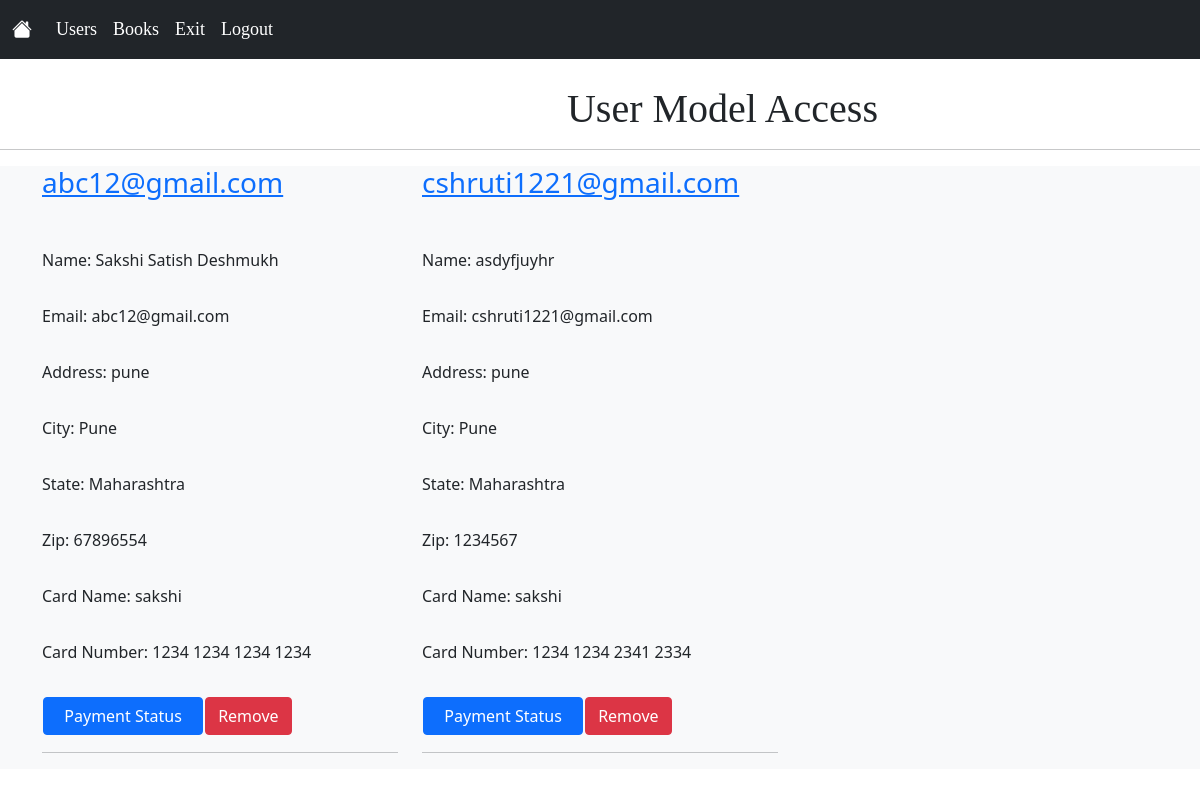
Page /user_pg/ on the committed database.
### App1/models.py (models this page shows, shortened)
class Purchase(models.Model):
    name=models.TextField()
    email=models.EmailField(max_length=254)
    address=models.TextField()
    city=models.TextField()
    state=models.TextField()
    zip=models.TextField()
    cardName=models.TextField()
    cardNum=models.TextField()

### App1/views.py (the view)
# urls.py: path('user_pg/', views.user_pg, name="user_pg"),
def user_pg(request):
    book_obj=Purchase.objects.all()
    params={"book_obj":book_obj}
    return render(request,"user_pg.html",params)

### templates/user_pg.html (shortened to what this page needs)
{% include 'admin_navbar.html' %}
{% block body %}
<nav class="navbar navbar-expand-lg navbar-dark bg-dark " id="nav">
    <div class="container-fluid">
      <a class="navbar-brand" href="{% url 'admin_homepg' %}"><i class="bi bi-house-fill"></i></a>
            <div class="collapse navbar-collapse" id="navbarSupportedContent">
              <ul class="navbar-nav me-auto mb-2 mb-lg-0">
                <li class="nav-item">
                  <a class="nav-link active" aria-current="page" href="{% url 'user_pg' %}">Users</a>
                </li>
                <li class="nav-item">
                  <a class="nav-link active" aria-current="page" href="{% url 'admin_homepg' %}">Books</a>
                </li>
                <li class="nav-item">
                  <a class="nav-link active" aria-current="page" href="{% url 'admin_login' %}">Exit</a>
                </li>
                <li class="nav-item">
                  <a class="nav-link active" href="{% url 'logout' %}">Logout</a>
                </li>
              </ul>
            </div>
          </div>
        </nav>
<section>
    <h1 style="margin-left: 15cm;"><span style="font-family: 'Times New Roman', Times, serif;">User Model Access</span></h1><hr>
		<section class="ftco-section bg-light">
    	<div class="container">
    		<div class="row">
				{% for i in book_obj %}
    			<div class="col-md-4">
    				<div class="card-wrap rounded ">
    					<div class="text">
    						<h3 class="mb-0"><a href="" name="email">{{i.email}}</a></h3><br><br>
                <div class="d-flex mb-3">
                  <p class="price ml-auto" name="name">Name: {{i.name}}</p>
                </div>
                <div class="d-flex mb-3">
                  <p class="price ml-auto" name="email">Email: {{i.email}}</p>
                </div>
                <div class="d-flex mb-3">
                  <p class="price ml-auto" name="address">Address: {{i.address}}</p>
                </div>
                <div class="d-flex mb-3">
                  <p class="price ml-auto"name="city">City: {{i.city}}</p>
                </div>
    						<div class="d-flex mb-3">
	    						<p class="price ml-auto" name="state">State: {{i.state}}</p>
                </div>
                <div class="d-flex mb-3">
                  <p class="price ml-auto" name="zip">Zip: {{i.zip}}</p>
                </div>
                <div class="d-flex mb-3">
                  <p class="price ml-auto" name="cardName">Card Name: {{i.cardName}}</p>
                </div>
                <div class="d-flex mb-3">
                  <p class="price ml-auto" name="cardNum">Card Number: {{i.cardNum}}</p>
                </div>
    					</div>
    				</div>
            <table>
              <tr>
                <td>
                  <form action = "{% url 'update_user' i.id %}" method="get">
                    <input class="btn btn-primary" type="submit" value="  Payment Status  ">
                    </form>
                  </td>
                <td>
                  <form action = "{% url 'delete_user' i.id %}" method="post">
                    <input class="btn btn-danger" onclick="return confirm('Are you sure you want to remove {{i.name}}?')" type="submit" value="Remove">
                    </form>
                  </td>
                  </tr>
                </table>
                <hr>
              </div>
				{% endfor %}
</section>
{% endblock body %}

### templates/admin_navbar.html (style rules this page uses)
#nav { font-family:'Times New Roman', Times, serif; font-size: large; color: #edf1f5; }

### rows in the picture
Purchase: email "abc12@gmail.com", name "Sakshi Satish Deshmukh", address "pune", city "Pune", state "Maharashtra", zip "67896554", cardName "sakshi", cardNum "1234 1234 1234 1234"
Purchase: email "cshruti1221@gmail.com", name "asdyfjuyhr", address "pune", city "Pune", state "Maharashtra", zip "1234567", cardName "sakshi", cardNum "1234 1234 2341 2334"
